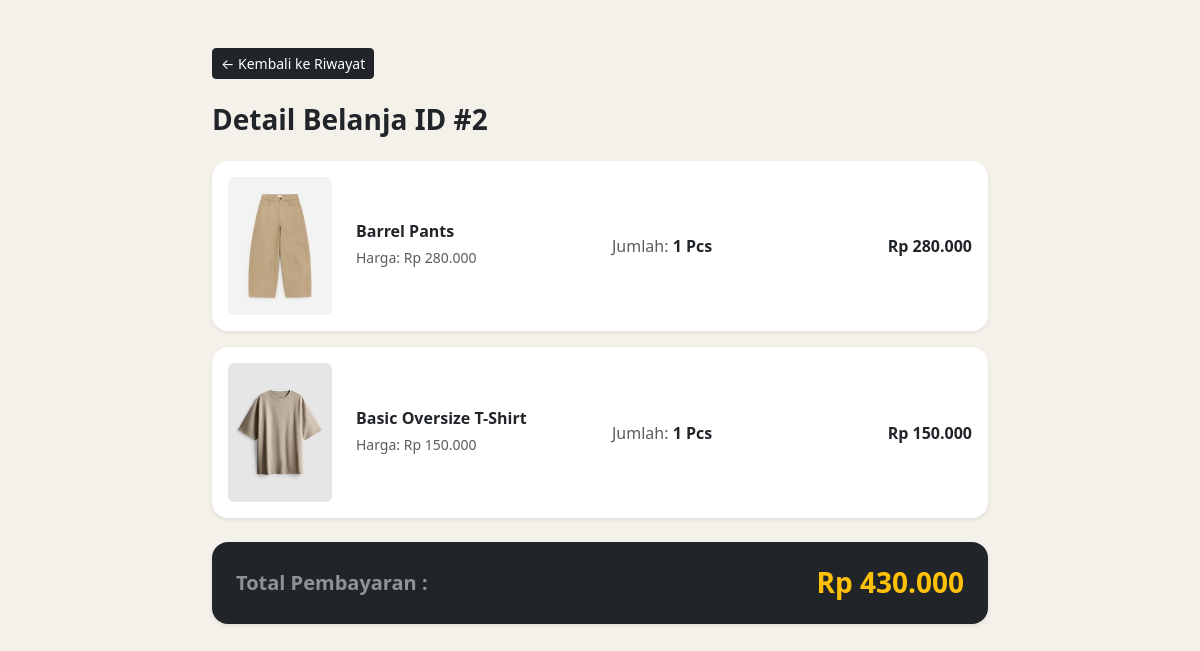
Page /detail_order.php?id=2 (signed in) on the committed database.
### tables this page shows
CREATE TABLE `order_items` (
  `id` int(11) NOT NULL,
  `order_id` int(11) NOT NULL,
  `produk_id` int(11) NOT NULL,
  `qty` int(11) NOT NULL,
  `harga` bigint(20) NOT NULL
);

CREATE TABLE `produk` (
  `id` int(11) NOT NULL,
  `sku` varchar(50) NOT NULL,
  `nama_produk` varchar(100) NOT NULL,
  `kategori` varchar(50) NOT NULL,
  `deskripsi` text NOT NULL,
  `ukuran` varchar(20) NOT NULL,
  `harga` int(11) NOT NULL,
  `stok` int(11) NOT NULL,
  `foto` varchar(255) NOT NULL
);

### detail_order.php (the view, shortened to what this page needs)
<?php
include 'koneksi.php';
$id = isset($_GET['id']) ? (int)$_GET['id'] : 0;
$query = mysqli_query($koneksi, "
    SELECT order_items.*, produk.nama_produk, produk.foto
    FROM order_items
    JOIN produk ON order_items.produk_id = produk.id
    WHERE order_items.order_id='$id'
");
?>
<!DOCTYPE html>
<html lang="id">
<head>
    <link href="https://cdn.jsdelivr.net/npm/bootstrap@5.3.2/dist/css/bootstrap.min.css" rel="stylesheet">
</head>
<body style="background:#f4f1eb;">
<div class="container py-5" style="max-width: 800px;">
    <a href="history.php" class="btn btn-sm btn-dark mb-4">← Kembali ke Riwayat</a>
    <h3 class="fw-bold mb-4">Detail Belanja ID #<?= $id; ?></h3>
    <?php
    $total = 0;
    while($data = mysqli_fetch_assoc($query)){
        $subtotal = $data['harga'] * $data['qty'];
        $total += $subtotal;
    ?>
    <div class="card border-0 shadow-sm p-3 mb-3 rounded-4 bg-white">
        <div class="row align-items-center">
            <div class="col-md-2 col-3">
                <img src="uploads/<?= htmlspecialchars($data['foto']); ?>" class="img-fluid rounded">
            </div>
            <div class="col-md-4 col-9">
                <h6 class="fw-bold mb-1"><?= htmlspecialchars($data['nama_produk']); ?></h6>
                <small class="text-muted">Harga: Rp <?= number_format($data['harga'], 0, ',', '.'); ?></small>
            </div>
            <div class="col-md-3 col-6 mt-2 mt-md-0">
                <span class="text-muted">Jumlah:</span> <strong><?= $data['qty']; ?> Pcs</strong>
            </div>
            <div class="col-md-3 col-6 text-md-end mt-2 mt-md-0 fw-bold text-dark">
                Rp <?= number_format($subtotal, 0, ',', '.'); ?>
            </div>
        </div>
    </div>
    <?php } ?>
    <div class="card border-0 shadow-sm p-4 mt-4 rounded-4 bg-dark text-white">
        <div class="d-flex justify-content-between align-items-center">
            <h5 class="m-0 fw-bold text-white-50">Total Pembayaran :</h5>
            <h3 class="m-0 fw-bold text-warning">Rp <?= number_format($total, 0, ',', '.'); ?></h3>
        </div>
    </div>
</div>
</body>
</html>

### rows in the picture
order_items: produk.foto (picture), produk.nama_produk "Barrel Pants", harga "280.000", qty "1", subtotal "280.000"
order_items: produk.foto (picture), produk.nama_produk "Basic Oversize T-Shirt", harga "150.000", qty "1", subtotal "150.000"

### other values in the picture
$id "2"
$total "430.000"
